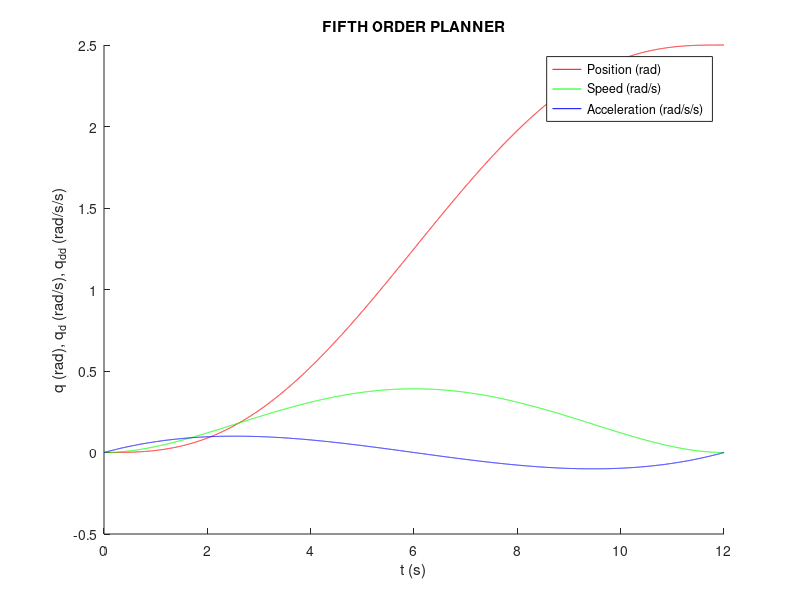

Recreate this plot in MATLAB.
%%%%%%%%%%%%%%%%%%%%%%%%%%%%%%%%%%%%%%%%%%%%%%%%%%%%%%%%%%%%%%%%%%%%%%%%%%%
% 	EXERCISES ON INTERPOLATORS .
%   - Exercise 1: Dealing with a first order planner.
%   - Exercise 2: Derivation of a second order planner.
%   - Exercise 3: A more complex planning using first order interpolators.
%   - Exercise 4: Derive a trapezoidal acceleration profile using a 4th
%   order interpolator.
%   - Exercise 5: Animate a 6 DOF robot with the joint trajectory computed
%   in exercise 4.
%%%%%%%%%%%%%%%%%%%%%%%%%%%%%%%%%%%%%%%%%%%%%%%%%%%%%%%%%%%%%%%%%%%%%%%%%%%
% Copyright (C) 2016, by Arturo Gil Aparicio
%
% This file is part of ARTE (A Robotics Toolbox for Education).
% 
% ARTE is free software: you can redistribute it and/or modify
% it under the terms of the GNU Lesser General Public License as published by
% the Free Software Foundation, either version 3 of the License, or
% (at your option) any later version.
% 
% ARTE is distributed in the hope that it will be useful,
% but WITHOUT ANY WARRANTY; without even the implied warranty of
% MERCHANTABILITY or FITNESS FOR A PARTICULAR PURPOSE.  See the
% GNU Lesser General Public License for more details.
% 
% You should have received a copy of the GNU Leser General Public License
% along with ARTE.  If not, see <http://www.gnu.org/licenses/>.
function interpolators_solution
close all
% exercise1()
% exercise2()
% exercise3()
exercise4();
%exercise5()
%exercise6()


%%%%%%%%%%%%%%%%%%%%%%%%%%%%%%%%%%%%%%%%%%%%%%%%%%%%%%%%%%%%%%%%%%%%%%%%%%%
%%%%%%%%%%%%%%%%%%%%%%%%%%%%%%%%%%%%%%%%%%%%%%%%%%%%%%%%%%%%%%%%%%%%%%%%%%%
%   Exercise 1:
%   a) Plan a joint trajectory from q1 to q2 using a linear interpolator.
%   The movement must be performed at a constant speed of 2 rad/s.
%   
%   b) Complete the function  first_order in order to return the required
%   data.
%   
%   b) Plot the trajectory in position with a delta of 0.001 seconds. Plot
%   the speed of the trajectory. Compute the accelerations at every time step.
%   
%   c) Present your conclusions. Which aspects could/should be improved?
%           Acceleration tends to infinite values at the starting and end
%           of the trajectory, due to a sudden change in speed. This
%           implies that unnecessary torques will be required
%%%%%%%%%%%%%%%%%%%%%%%%%%%%%%%%%%%%%%%%%%%%%%%%%%%%%%%%%%%%%%%%%%%%%%%%%%%
%%%%%%%%%%%%%%%%%%%%%%%%%%%%%%%%%%%%%%%%%%%%%%%%%%%%%%%%%%%%%%%%%%%%%%%%%%%
function exercise1()
% Go from q1=0 to q2=0.5 rad
q=[0 1.8];
%At a constant speed.
qd=2; %rad/s
% DEFINE t = [T1 T2]
T1 = 0;
T2 = (q(2)-q(1))/qd;
t=[T1 T2];
%the minimum difference in seconds between times to compute q(t) functions
delta_t=0.001;

%FIRST ORDER PLANNER FROM q1 to q2 
figure, xlabel('t (s)'), ylabel('q (rad), q_d (rad/s)'), title('FIRST ORDER PLANNER. EXERCISE 1'), hold on
[q_t, qd_t, time, k]=first_order([q(1) q(2)], [t(1) t(2)], delta_t); 
plot(time, q_t, 'r'), plot(time, qd_t, 'g')

legend('Position (rad)','Speed (rad/s)')
%WRITE EQUATION
disp('The equation computed can be written as:')
fprintf('\n q(t)=k1+k2*t=%.3f+%.3f*t', k(1), k(2))


%%%%%%%%%%%%%%%%%%%%%%%%%%%%%%%%%%%%%%%%%%%%%%%%%%%%%%%%%%%%%%%%%%%%%%%%%%%
%%%%%%%%%%%%%%%%%%%%%%%%%%%%%%%%%%%%%%%%%%%%%%%%%%%%%%%%%%%%%%%%%%%%%%%%%%%
%   Exercise 2:
%   a) Derive a method to compute a second order polynomial of the form
%       q(t) = k1 + k2*t + k3*t^2
%       write down the equations needed.
%   b) Program a method named of the form:
%
%   [q_t, qd_t, qdd_t, t, k]=second_order(q, qd, t, delta_t)
%
%   with:
%   Inputs:
%       q: a joint vector of two inputs q = [q1 q2]
%       qd: the initial speed at t1.
%       t: a time vector with t = [t1 t2]
%       delta_t: the sample time between computed q(t)'s
%
%   Returns:
%       q: the values of q(t) as a function of the time vector used.
%       qd: the speed qd(t) as a function of the time vector (which is a constant in this case)
%       t: the time vector used.
%       k: the polynomial coefficients k that allow to compute q(t) as:
%               q(t) = k(1) + k(2)*t + k(3)*t^2
%
%   c) Present your conclusions. Which aspects could/should be improved?
%           
%%%%%%%%%%%%%%%%%%%%%%%%%%%%%%%%%%%%%%%%%%%%%%%%%%%%%%%%%%%%%%%%%%%%%%%%%%%
%%%%%%%%%%%%%%%%%%%%%%%%%%%%%%%%%%%%%%%%%%%%%%%%%%%%%%%%%%%%%%%%%%%%%%%%%%%
function exercise2()
% Go from q1=0 to q2=1.5 rad
q=[0 2.5];
qd = 0.3; % rad/s (CHANGE FROM 0 TO 2.3)
%Time vector
t=[0 12];
%the minimum difference in seconds between times to compute q(t) functions
delta_t=0.001;

figure, xlabel('t (s)'), ylabel('q (rad), q_d (rad/s), q_{dd} (rad/s/s)'), title('SECOND ORDER PLANNER'), hold on
[q_t, qd_t, qdd_t, time, k]=second_order([q(1) q(2)], qd(1),[t(1) t(2)], delta_t);
plot(time, q_t, 'r'), plot(time, qd_t, 'g'), plot(time, qdd_t, 'b')
legend('Position (rad)','Speed (rad/s)', 'Acceleration (rad/s/s)')

%WRITE EQUATION
disp('The equation computed can be written as:')
fprintf('\n q(t)=k1+k2*t+k3*t^2=%.3f+%.3f*t+%.3f*t^2', k(1), k(2), k(3))


%%%%%%%%%%%%%%%%%%%%%%%%%%%%%%%%%%%%%%%%%%%%%%%%%%%%%%%%%%%%%%%%%%%%%%%%%%%
%%%%%%%%%%%%%%%%%%%%%%%%%%%%%%%%%%%%%%%%%%%%%%%%%%%%%%%%%%%%%%%%%%%%%%%%%%%
%   Exercise 3:
%   a) Use a first order planner to perform the following movement on a
%   single joint of a robot.
%       q1 = 0.2 rad. t1 = 0 s
%       q2 = 0.5 rad. t2 = 6 s
%       q3 = 0.8 rad. t3 = 8 s
%       q4 = 1.5 rad. t4 = 10 s
%   b) Plot the whole trajectory in speed and position.
%   c) Present your main conclusions.
%%%%%%%%%%%%%%%%%%%%%%%%%%%%%%%%%%%%%%%%%%%%%%%%%%%%%%%%%%%%%%%%%%%%%%%%%%%
%%%%%%%%%%%%%%%%%%%%%%%%%%%%%%%%%%%%%%%%%%%%%%%%%%%%%%%%%%%%%%%%%%%%%%%%%%%
function exercise3()
% Go from q1=0 to q2=0.5 rad
%q=[q1 q2 q3 q4];
q=[0.2 0.5 0.8 1.5];
%t=[t1 t2 t3 t4];
t=[0 6 8 10];

%the minimum difference in seconds between times to compute q(t) functions
delta_t=0.001;

figure, xlabel('t (s)'), ylabel('q (rad), q_d (rad/s)'), title('FIRST ORDER PLANNER. EXERCISE 3'), hold on
[q_t, qd_t, time, k]=first_order([q(1) q(2)],[t(1) t(2)], delta_t); plot(time, q_t, 'r'), plot(time, qd_t, 'g')
[q_t, qd_t, time, k]=first_order([q(2) q(3)],[t(2) t(3)], delta_t); plot(time, q_t, 'r'), plot(time, qd_t, 'g')
[q_t, qd_t, time, k]=first_order([q(3) q(4)],[t(3) t(4)], delta_t); plot(time, q_t, 'r'), plot(time, qd_t, 'g')
legend('Joint position q (rad)', 'Joint speed q (rad/s)')

%%%%%%%%%%%%%%%%%%%%%%%%%%%%%%%%%%%%%%%%%%%%%%%%%%%%%%%%%%%%%%%%%%%%%%%%%%%
%%%%%%%%%%%%%%%%%%%%%%%%%%%%%%%%%%%%%%%%%%%%%%%%%%%%%%%%%%%%%%%%%%%%%%%%%%%
%   Exercise 4:
%   fifth order interpolator.
%%%%%%%%%%%%%%%%%%%%%%%%%%%%%%%%%%%%%%%%%%%%%%%%%%%%%%%%%%%%%%%%%%%%%%%%%%%
%%%%%%%%%%%%%%%%%%%%%%%%%%%%%%%%%%%%%%%%%%%%%%%%%%%%%%%%%%%%%%%%%%%%%%%%%%%
function exercise4()
  
% Go from q1=0 to q2=1.5 rad
% q=[0 2.5];
% qd = [ 0 0]; % rad/s (CHANGE FROM 0 TO 2.3)
% qdd = [0 0]
q=[0 2.5];
qd = [0 0]; % rad/s (CHANGE FROM 0 TO 2.3)
qdd = [0 0]

%Time vector
t=[0 12];
%the minimum difference in seconds between times to compute q(t) functions
delta_t=0.001;

% B)COMPLETE THE FUNCTION second_order DEFINED BELOW
figure, xlabel('t (s)'), ylabel('q (rad), q_d (rad/s), q_{dd} (rad/s/s)'), title('FIFTH ORDER PLANNER'), hold on
[q_t, qd_t, qdd_t, time, k]=fifth_order([q(1) q(2)], [qd(1) qd(2)], [qdd(1) qdd(2)], [t(1) t(2)], delta_t);
plot(time, q_t, 'r'), plot(time, qd_t, 'g'), plot(time, qdd_t, 'b')
legend('Position (rad)','Speed (rad/s)', 'Acceleration (rad/s/s)')

%WRITE EQUATION
disp('The equation computed can be written as:')
fprintf('\n q(t)= k1 + k2*t + k3*t^2 + k4*t^3 + k5*t^4 + k6*t^5')
fprintf('\n with k=')
k


%%%%%%%%%%%%%%%%%%%%%%%%%%%%%%%%%%%%%%%%%%%%%%%%%%%%%%%%%%%%%%%%%%%%%%%%%%%
%%%%%%%%%%%%%%%%%%%%%%%%%%%%%%%%%%%%%%%%%%%%%%%%%%%%%%%%%%%%%%%%%%%%%%%%%%%
%   Exercise 5:
%   Use the results from exercise 4 to animate a 6 DOF robot with the joint 
%   trajectories of the 4th order planner computed before.
%
%   This exercise is solved as an example for students.
%%%%%%%%%%%%%%%%%%%%%%%%%%%%%%%%%%%%%%%%%%%%%%%%%%%%%%%%%%%%%%%%%%%%%%%%%%%
%%%%%%%%%%%%%%%%%%%%%%%%%%%%%%%%%%%%%%%%%%%%%%%%%%%%%%%%%%%%%%%%%%%%%%%%%%%
function exercise5(qt)
%load a 6DOF robot from the library, such as the IRB6640
robot = load_robot
%adjust 3D view as desired
adjust_view(robot)

%call exercise4. 0.01 is a time param for the simulation. Adjust it to your
%needs
qt=exercise4(0.01);
%repeat the joint computed 6 times for all the joints!
Qt = [qt; qt; qt; qt; qt; qt];
%animate the trajectory on the robot
animate(robot, Qt);


%%%%%%%%%%%%%%%%%%%%%%%%%%%%%%%%%%%%%%%%%%%%%%%%%%%%%%%%%%%%%%%%%%%%%%%%%%%
%%%%%%%%%%%%%%%%%%%%%%%%%%%%%%%%%%%%%%%%%%%%%%%%%%%%%%%%%%%%%%%%%%%%%%%%%%%
%   Exercise 4:
%   a) Use a 4th order planner to compute a trapezoid acceleration profile.
%       The inputs for this problem are:
%           qini, qfinal: the initial and final joint position (rad)
%           amax: max. angular acceleration allowed
%           wmax: max. angular speed allowed
%%%%%%%%%%%%%%%%%%%%%%%%%%%%%%%%%%%%%%%%%%%%%%%%%%%%%%%%%%%%%%%%%%%%%%%%%%%
%%%%%%%%%%%%%%%%%%%%%%%%%%%%%%%%%%%%%%%%%%%%%%%%%%%%%%%%%%%%%%%%%%%%%%%%%%%
function qt = exercise6(delta_t)
% Go from q1 to q2 rad q=[q1 q2 ];
qini=0.1; %rad
qfinal=pi/4; %rad (TRY ALSO WITH 0.8)
amax = 5; %rad/s/s
wmax = 1; %rad/s

% compute total displacement
qT = qfinal-qini;
%compute time to accelerate
t1 = abs(wmax/amax);
%compute time at constant speed
tcte = (abs(qT)-abs(amax)*t1^2)/wmax;

%this is the case of a triangle profile, in which the sector at constant
%speed does not exist
if (tcte <= 0)
    disp('triangle profile')
    tT = sqrt(4*qT/amax);
    %Now construct the time vector
    t = [0 tT/2 tT/2 tT];
    %Now construct the q vector
    q1 = qini;
    q2 = qini + qT/2;
    q3 = q2;
    q4 = qfinal; 
    q = [q1 q2 q3 q4];
    %recompute the new max speed
    wmax = amax*tT/2;
    figure, xlabel('t (s)'), ylabel('q (rad), q_d (rad/s), q_d (rad/s/s)'), title('FOURTH ORDER PLANNER. EXERCISE 4. TRAP. PROFILE'), hold on
    [q_t1, qd_t, qdd_t, time, k]=fourth_order([q(1) q(2)], [0 wmax],   amax, [t(1) t(2)], delta_t); plot(time, q_t1, 'r'), plot(time, qd_t, 'g'), plot(time, qdd_t, 'b')
    [q_t2, qd_t, qdd_t, time, k]=fourth_order([q(3) q(4)], [wmax 0],  -amax, [t(3) t(4)], delta_t); plot(time, q_t2, 'r'), plot(time, qd_t, 'g'), plot(time, qdd_t, 'b')
    legend('Joint position q (rad)', 'Joint speed qd (rad/s)', 'Joint accel qdd (rad/s/s)')
    qt = [q_t1 q_t2];
else
    %Now construct the time vector
    t = [0 t1 t1+tcte 2*t1+tcte];
    %Now construct the q vector
    q1 = qini;
    q2 = qini + 0.5*amax*t1^2;
    q3 = qini + 0.5*amax*t1^2 + wmax*tcte;
    q4 = qfinal; 
    q = [q1 q2 q3 q4];

    figure, xlabel('t (s)'), ylabel('q (rad), q_d (rad/s), q_d (rad/s/s)'), title('FOURTH ORDER PLANNER. EXERCISE 4. TRAP. PROFILE'), hold on
    [q_t1, qd_t, qdd_t, time, k]=fourth_order([q(1) q(2)], [0 wmax],   amax, [t(1) t(2)], delta_t); plot(time, q_t1, 'r'), plot(time, qd_t, 'g'), plot(time, qdd_t, 'b')
    [q_t2, qd_t, qdd_t, time, k]=fourth_order([q(2) q(3)], [wmax wmax], 0,   [t(2) t(3)], delta_t); plot(time, q_t2, 'r'), plot(time, qd_t, 'g'), plot(time, qdd_t, 'b')
    [q_t3, qd_t, qdd_t, time, k]=fourth_order([q(3) q(4)], [wmax 0],  -amax, [t(3) t(4)], delta_t); plot(time, q_t3, 'r'), plot(time, qd_t, 'g'), plot(time, qdd_t, 'b')
    legend('Joint position q (rad)', 'Joint speed qd (rad/s)', 'Joint accel qdd (rad/s/s)')
    qt = [q_t1 q_t2 q_t3];
end



%%%%%%%%%%%%%%%%%%%%%%%%%%%%%%%%%%%%%%%%%%%%%%%%%%%%%%%%%%%%%%%%%%%%%%%%%%%
% First order interpolator.
%   Given the start and end joint positions and times compute a first order
%   polinomial of the form:
%   q(t) = k(1) + k(2)*t
%
%   Inputs:
%       q: a joint vector of two inputs q = [q1 q2]
%       t: a time vector with t = [t1 t2]
%       delta_t: the sample time between computed q(t)'s
%   Returns:
%      
%       q: the values of q(t) as a function of the time vector used.
%       qd: the speed qd(t) as a function of the time vector (which is a constant in this case)
%       t: the time vector used.
%       k: the polynomial coefficients k that allow to compute q(t) as:
%               q(t) = k(1) + k(2)*t
%
%%%%%%%%%%%%%%%%%%%%%%%%%%%%%%%%%%%%%%%%%%%%%%%%%%%%%%%%%%%%%%%%%%%%%%%%%%%
function [q_t, qd_t, time, k]=first_order(q, t, delta_t)
%define the time matrix
A = [1 t(1); 
     1 t(2)];
b = [q(1) q(2)];
% compute the coefficients of k for a first order planner
k=inv(A)*b';

%define the time vector using delta_time
time=t(1):delta_t:t(2);
%the first order equation
q_t=k(1) + k(2)*time;
%return a constant speed
qd_t=k(2)*ones(1,length(time));


%%%%%%%%%%%%%%%%%%%%%%%%%%%%%%%%%%%%%%%%%%%%%%%%%%%%%%%%%%%%%%%%%%%%%%%%%%%
%   Second order planner:
%   Inputs:
%       q: a joint vector of two inputs q = [q1 q2]
%       qd: the initial speed at t1.
%       t: a time vector with t = [t1 t2]
%       delta_t: the sample time between computed q(t)'s
%
%   Returns:
%       q: the values of q(t) as a function of the time vector used.
%       qd: the speed qd(t) as a function of the time vector (which is a constant in this case)
%       t: the time vector used.
%       k: the polynomial coefficients k that allow to compute q(t) as:
%               q(t) = k(1) + k(2)*t + k(3)*t^2
%%%%%%%%%%%%%%%%%%%%%%%%%%%%%%%%%%%%%%%%%%%%%%%%%%%%%%%%%%%%%%%%%%%%%%%%%%%
function [q_t, qd_t, qdd_t, time, k]=second_order(q, qd, t, delta_t)

k=inv([1 t(1) t(1)^2; 1 t(2) t(2)^2; 0 1 2*t(1)])*[q(1) q(2) qd(1)]';

time=t(1):delta_t:t(2);
q_t=k(1)+k(2)*time+k(3)*time.^2;
qd_t=k(2)*ones(1,length(time)) + 2*k(3)*time;
qdd_t=2*k(3)*ones(1,length(time));



%%%%%%%%%%%%%%%%%%%%%%%%%%%%%%%%%%%%%%%%%%%%%%%%%%%%%%%%%%%%%%%%%%%%%%%%%%%
% Third order interpolator.
%   Given the:
%       - start and end joint positions.
%       - start speed.
%       - start acceleration.
%       - and start and end times,
%       
%   Compute a third order polynomial of the form:
%   q(t) = k(1) + k(2)*t + k(3)*t^2 + k(4)*t^3
%   
%   Inputs:
%       q: a joint vector of two inputs q = [q1 q2]
%       qd: start speed
%       qdd: start acceleration.
%       t: a time vector with t_i = [t1 t2]  
%       
%
%   Returns:
%       
%       q_t: the values of q(t) as a function of the time vector used.
%       the speed qd(t) as a function of the time vector (which is a constant in this case)
%       time: the time vector used.
%       ki: the polynomial coefficients k that allow to compute q(t) as:
%       q(t) = k(1) + k(2)*t
%
%%%%%%%%%%%%%%%%%%%%%%%%%%%%%%%%%%%%%%%%%%%%%%%%%%%%%%%%%%%%%%%%%%%%%%%%%%%
function [q_t, qd_t, qdd_t, time, k]=third_order(q, qd, qdd, t, delta_t)
%   third order
A=[1 t(1) t(1)^2 t(1)^3;
   1 t(2) t(2)^2 t(2)^3;
   0   1  2*t(1) 3*t(1)^2;
   0   0   2     6*t(1)];
k=inv(A)*[q(1) q(2) qd(1) qdd(1)]';

time=t(1):delta_t:t(2);
q_t = k(1) + k(2)*time + k(3)*time.^2 + k(4)*time.^3;
qd_t= k(2)*ones(1,length(time)) + 2*k(3)*time + 3*k(4)*time.^2;
qdd_t=2*k(3)*ones(1,length(time)) + 6*k(4)*time;


%%%%%%%%%%%%%%%%%%%%%%%%%%%%%%%%%%%%%%%%%%%%%%%%%%%%%%%%%%%%%%%%%%%%%%%%%%%
% Fourth order interpolator.
%   Given the:
%       - start and end joint positions.
%       - start and end speed.
%       - start acceleration.
%       - and start and end times,
%       
%   Compute a fourth order polynomial of the form:
%   q(t) = k(1) + k(2)*t + k(3)*t^2 + k(4)*t^3 + k(5)*t^4 
%   
%   Inputs:
%       q: a joint vector of two inputs q = [q1 q2]
%       qd: start speed
%       qdd: start acceleration.
%       t: a time vector with t_i = [t1 t2]  
%       
%
%   Returns:
%       q_t: the values of q(t) as a function of the time vector used.
%       the speed qd(t) as a function of the time vector (which is a constant in this case)
%       time: the time vector used.
%       ki: the polynomial coefficients k that allow to compute q(t) as:
%       q(t) = k(1) + k(2)*t
%
%%%%%%%%%%%%%%%%%%%%%%%%%%%%%%%%%%%%%%%%%%%%%%%%%%%%%%%%%%%%%%%%%%%%%%%%%%%
function [q_t, qd_t, qdd_t, time, k]=fourth_order(q, qd, qdd, t, delta_t)
%   third order
A=[1 t(1) t(1)^2 t(1)^3 t(1)^4;
   1 t(2) t(2)^2 t(2)^3 t(2)^4;
   0   1  2*t(1) 3*t(1)^2 4*t(1)^3;
   0   1  2*t(2) 3*t(2)^2 4*t(2)^3;
   0   0   2     6*t(2)   12*t(2)^2];
k=inv(A)*[q(1) q(2) qd(1) qd(2) qdd(1)]';

time=t(1):delta_t:t(2);
q_t = k(1) + k(2)*time + k(3)*time.^2 + k(4)*time.^3 + k(5)*time.^4;
qd_t= k(2)*ones(1,length(time)) + 2*k(3)*time + 3*k(4)*time.^2 + 4*k(5)*time.^3;
qdd_t=2*k(3)*ones(1,length(time)) + 6*k(4)*time + 12*k(5)*time.^2;


%%%%%%%%%%%%%%%%%%%%%%%%%%%%%%%%%%%%%%%%%%%%%%%%%%%%%%%%%%%%%%%%%%%%%%%%%%%
% Fifth order interpolator.
%   Given the:
%       - start and end joint positions.
%       - start and end speed.
%       - start and end acceleration.
%       - and start and end times,
%       
%   Computes a fifth order polynomial of the form:
%   q(t) = k(1) + k(2)*t + k(3)*t^2 + k(4)*t^3 + k(5)*t^4 + k(6)*t^5
%   
%   Inputs:
%       q: a joint vector of two inputs q = [q1 q2]
%       qd: start and end speed qd = [qd1 qd2]
%       qdd: start and end acceleration. qdd = [qdd1 qdd2]
%       t: a time vector with t_i = [t1 t2]  
%       
%
%   Returns:
%       q_t: the values of q(t) as a function of the time vector used.
%       the speed qd(t) as a function of the time vector 
%       the acceleration qdd(t) as a functiono f time.
%       time: the time vector used.
%       ki: the polynomial coefficients k that allow to compute q(t) as:
%       q(t) = k(1) + k(2)*t + k(3)*t^2 + k(4)*t^3 + k(5)*t^4 + k(6)*t^5
%   
%
%%%%%%%%%%%%%%%%%%%%%%%%%%%%%%%%%%%%%%%%%%%%%%%%%%%%%%%%%%%%%%%%%%%%%%%%%%%
function [q_t, qd_t, qdd_t, time, k]=fifth_order(q, qd, qdd, t, delta_t)
%   quinto orden
A=[1 t(1) t(1)^2 t(1)^3 t(1)^4 t(1)^5;
   1 t(2) t(2)^2 t(2)^3 t(2)^4 t(2)^5;
   0   1  2*t(1) 3*t(1)^2 4*t(1)^3 5*t(1)^4;
   0   1  2*t(2) 3*t(2)^2 4*t(2)^3 5*t(2)^4;
   0   0   2     6*t(1)   12*t(1)^2 20*t(1)^3;
   0   0   2     6*t(2)   12*t(2)^2 20*t(2)^3];
% la ecuacion es:
% A*k = b
% donde b es un vector de las condiciones de contorno
% posicion inicial y final
% velocidad inicial y final
% aceleraciones inicial y final
b(1) = q(1);
b(2) = q(2);
b(3) = qd(1);
b(4) = qd(2);
b(5) = qdd(1);
b(6) = qdd(2);

%k = [k(1) k(2) k(3) k(4) k(5) k(6)];
k = inv(A)*b(:);

% ecuaci�n: q(t) = k1+k2*t+k3*t^2+k4*t^3+k5*t^4+k6*t^5
%           qd(t) = k2 + 2*k3*t + 3*k4*t^2 + 4*k5*t^3 + 5*k6*t^4
%           qdd(t) = 2*k3 + 6*k4*t + 12*k5*t^2 + 20*k6*t^3
time = t(1):delta_t:t(2);
q_t = k(1) + k(2)*time + k(3)*time.^2 + k(4)*time.^3 + k(5)*time.^4 + k(6)*time.^5;
qd_t= k(2) + 2*k(3)*time + 3*k(4)*time.^2 + 4*k(5)*time.^3 + 5*k(6)*time.^4;
qdd_t=2*k(3) + 6*k(4)*time + 12*k(5)*time.^2 + 20*k(6)*time.^3;




